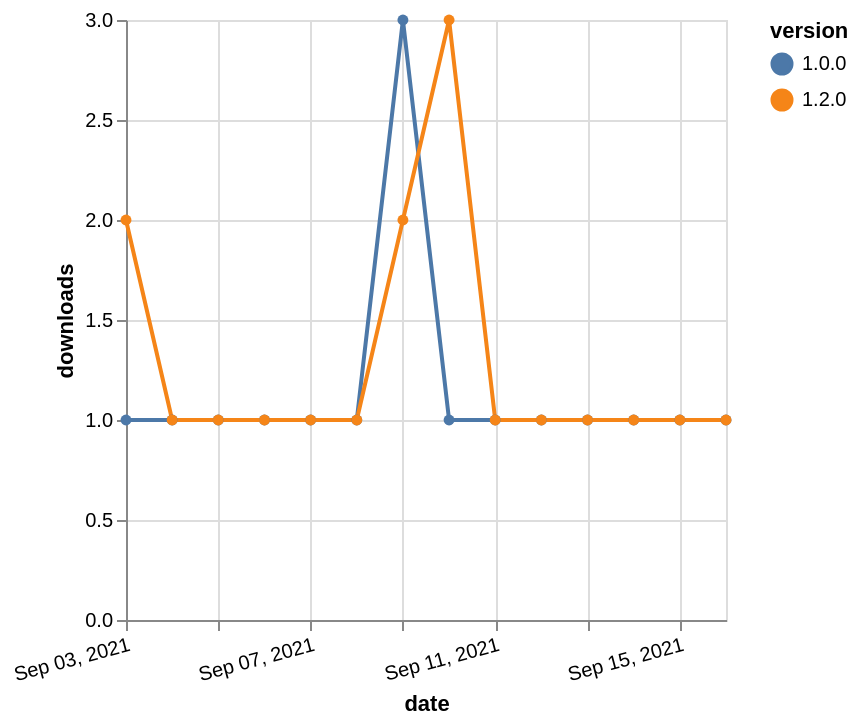

Vega-Lite specification stored for this chart:
### Vega-Lite specification from a JSON file in a GitHub repository (floating-point values rounded to 4 significant figures)
{"$schema": "https://vega.github.io/schema/vega-lite/v5.json", "description": "A simple bar chart with embedded data.", "data": {"values": [{"date": "2021-09-03", "total": 196, "delta": 1, "version": "1.0.0"}, {"date": "2021-09-04", "total": 197, "delta": 1, "version": "1.0.0"}, {"date": "2021-09-05", "total": 198, "delta": 1, "version": "1.0.0"}, {"date": "2021-09-06", "total": 199, "delta": 1, "version": "1.0.0"}, {"date": "2021-09-07", "total": 200, "delta": 1, "version": "1.0.0"}, {"date": "2021-09-08", "total": 201, "delta": 1, "version": "1.0.0"}, {"date": "2021-09-09", "total": 204, "delta": 3, "version": "1.0.0"}, {"date": "2021-09-10", "total": 205, "delta": 1, "version": "1.0.0"}, {"date": "2021-09-11", "total": 206, "delta": 1, "version": "1.0.0"}, {"date": "2021-09-12", "total": 207, "delta": 1, "version": "1.0.0"}, {"date": "2021-09-13", "total": 208, "delta": 1, "version": "1.0.0"}, {"date": "2021-09-14", "total": 209, "delta": 1, "version": "1.0.0"}, {"date": "2021-09-15", "total": 210, "delta": 1, "version": "1.0.0"}, {"date": "2021-09-16", "total": 211, "delta": 1, "version": "1.0.0"}, {"date": "2021-09-03", "total": 123, "delta": 2, "version": "1.2.0"}, {"date": "2021-09-04", "total": 124, "delta": 1, "version": "1.2.0"}, {"date": "2021-09-05", "total": 125, "delta": 1, "version": "1.2.0"}, {"date": "2021-09-06", "total": 126, "delta": 1, "version": "1.2.0"}, {"date": "2021-09-07", "total": 127, "delta": 1, "version": "1.2.0"}, {"date": "2021-09-08", "total": 128, "delta": 1, "version": "1.2.0"}, {"date": "2021-09-09", "total": 130, "delta": 2, "version": "1.2.0"}, {"date": "2021-09-10", "total": 133, "delta": 3, "version": "1.2.0"}, {"date": "2021-09-11", "total": 134, "delta": 1, "version": "1.2.0"}, {"date": "2021-09-12", "total": 135, "delta": 1, "version": "1.2.0"}, {"date": "2021-09-13", "total": 136, "delta": 1, "version": "1.2.0"}, {"date": "2021-09-14", "total": 137, "delta": 1, "version": "1.2.0"}, {"date": "2021-09-15", "total": 138, "delta": 1, "version": "1.2.0"}, {"date": "2021-09-16", "total": 139, "delta": 1, "version": "1.2.0"}]}, "width": "container", "mark": {"type": "line", "point": {"filled": true}}, "encoding": {"x": {"field": "date", "type": "temporal", "timeUnit": "yearmonthdate", "title": "date", "axis": {"labelAngle": -15}}, "y": {"field": "delta", "type": "quantitative", "title": "downloads"}, "color": {"field": "version", "type": "nominal"}, "tooltip": {"field": "delta"}}}
